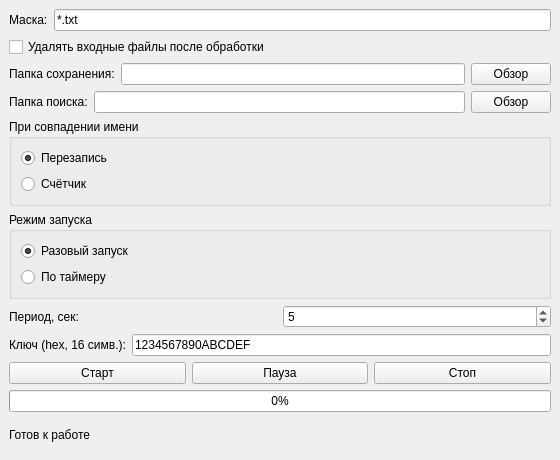
<?xml version="1.0" encoding="UTF-8"?>
<ui version="4.0">
 <class>MainWindow</class>
 <widget class="QMainWindow" name="MainWindow">
  <property name="geometry">
   <rect>
    <x>0</x>
    <y>0</y>
    <width>560</width>
    <height>460</height>
   </rect>
  </property>
  <property name="windowTitle">
   <string>XOR File Modifier</string>
  </property>
  <widget class="QWidget" name="centralwidget">
   <layout class="QVBoxLayout" name="verticalLayout">
    <item>
     <layout class="QHBoxLayout" name="maskLayout">
      <item>
       <widget class="QLabel" name="maskLabel">
        <property name="text">
         <string>Маска:</string>
        </property>
       </widget>
      </item>
      <item>
       <widget class="QLineEdit" name="maskEdit">
        <property name="text">
         <string>*.txt</string>
        </property>
       </widget>
      </item>
     </layout>
    </item>
    <item>
     <widget class="QCheckBox" name="deleteCheck">
      <property name="text">
       <string>Удалять входные файлы после обработки</string>
      </property>
     </widget>
    </item>
    <item>
     <layout class="QHBoxLayout" name="outputLayout">
      <item>
       <widget class="QLabel" name="outputLabel">
        <property name="text">
         <string>Папка сохранения:</string>
        </property>
       </widget>
      </item>
      <item>
       <widget class="QLineEdit" name="outputEdit"/>
      </item>
      <item>
       <widget class="QPushButton" name="browseOutputButton">
        <property name="text">
         <string>Обзор</string>
        </property>
       </widget>
      </item>
     </layout>
    </item>
    <item>
     <layout class="QHBoxLayout" name="searchLayout">
      <item>
       <widget class="QLabel" name="searchLabel">
        <property name="text">
         <string>Папка поиска:</string>
        </property>
       </widget>
      </item>
      <item>
       <widget class="QLineEdit" name="searchEdit"/>
      </item>
      <item>
       <widget class="QPushButton" name="browseSearchButton">
        <property name="text">
         <string>Обзор</string>
        </property>
       </widget>
      </item>
     </layout>
    </item>
    <item>
     <widget class="QGroupBox" name="collisionGroup">
      <property name="title">
       <string>При совпадении имени</string>
      </property>
      <layout class="QVBoxLayout" name="collisionLayout">
       <item>
        <widget class="QRadioButton" name="overwriteRadio">
         <property name="text">
          <string>Перезапись</string>
         </property>
         <property name="checked">
          <bool>true</bool>
         </property>
        </widget>
       </item>
       <item>
        <widget class="QRadioButton" name="counterRadio">
         <property name="text">
          <string>Счётчик</string>
         </property>
        </widget>
       </item>
      </layout>
     </widget>
    </item>
    <item>
     <widget class="QGroupBox" name="modeGroup">
      <property name="title">
       <string>Режим запуска</string>
      </property>
      <layout class="QVBoxLayout" name="modeLayout">
       <item>
        <widget class="QRadioButton" name="singleModeRadio">
         <property name="text">
          <string>Разовый запуск</string>
         </property>
         <property name="checked">
          <bool>true</bool>
         </property>
        </widget>
       </item>
       <item>
        <widget class="QRadioButton" name="timerModeRadio">
         <property name="text">
          <string>По таймеру</string>
         </property>
        </widget>
       </item>
      </layout>
     </widget>
    </item>
    <item>
     <layout class="QHBoxLayout" name="periodLayout">
      <item>
       <widget class="QLabel" name="periodLabel">
        <property name="text">
         <string>Период, сек:</string>
        </property>
       </widget>
      </item>
      <item>
       <widget class="QSpinBox" name="periodSpin">
        <property name="minimum">
         <number>1</number>
        </property>
        <property name="maximum">
         <number>86400</number>
        </property>
        <property name="value">
         <number>5</number>
        </property>
       </widget>
      </item>
     </layout>
    </item>
    <item>
     <layout class="QHBoxLayout" name="keyLayout">
      <item>
       <widget class="QLabel" name="keyLabel">
        <property name="text">
         <string>Ключ (hex, 16 симв.):</string>
        </property>
       </widget>
      </item>
      <item>
       <widget class="QLineEdit" name="keyEdit">
        <property name="text">
         <string>1234567890ABCDEF</string>
        </property>
        <property name="maxLength">
         <number>32</number>
        </property>
       </widget>
      </item>
     </layout>
    </item>
    <item>
     <layout class="QHBoxLayout" name="buttonsLayout">
      <item>
       <widget class="QPushButton" name="startButton">
        <property name="text">
         <string>Старт</string>
        </property>
       </widget>
      </item>
      <item>
       <widget class="QPushButton" name="pauseButton">
        <property name="text">
         <string>Пауза</string>
        </property>
       </widget>
      </item>
      <item>
       <widget class="QPushButton" name="stopButton">
        <property name="text">
         <string>Стоп</string>
        </property>
       </widget>
      </item>
     </layout>
    </item>
    <item>
     <widget class="QProgressBar" name="progressBar">
      <property name="value">
       <number>0</number>
      </property>
     </widget>
    </item>
    <item>
     <widget class="QLabel" name="statusLabel">
      <property name="text">
       <string>Готов к работе</string>
      </property>
     </widget>
    </item>
   </layout>
  </widget>
 </widget>
 <resources/>
 <connections/>
</ui>
